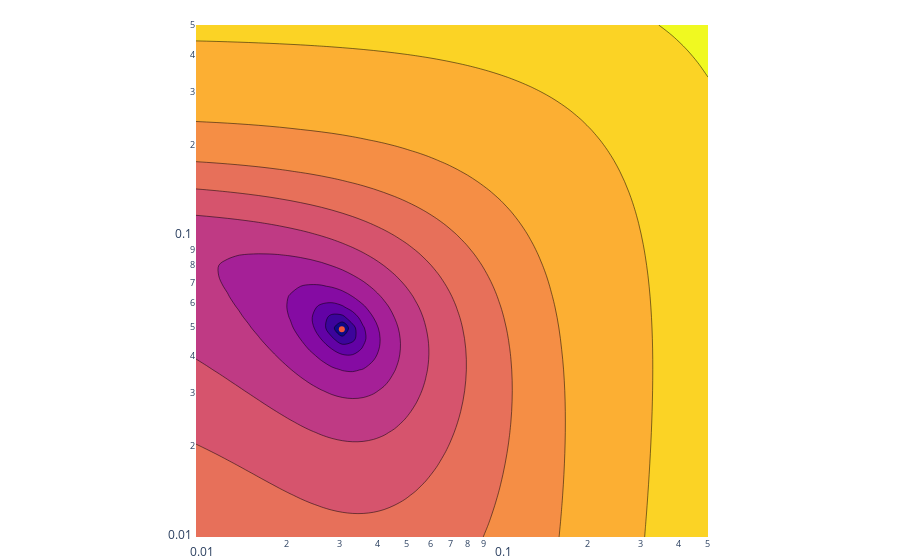

Notebook code for this chart:
### Code cell
b = InferSIRQ(weight_c=0.01)
b.fit(city, sample, confirmed)
b.beta, b.gamma, b.theta
